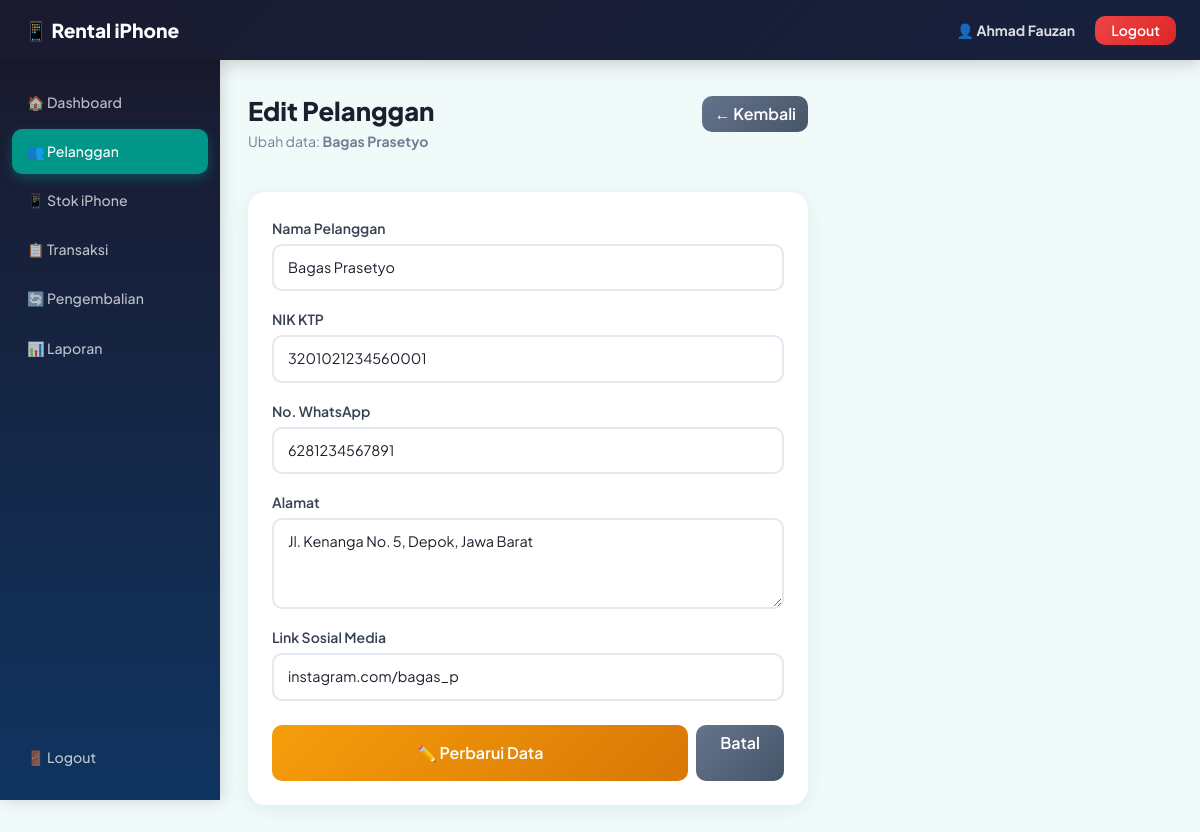
The page /pelanggan/edit.php?id=1 (signed in) on the database its author committed.
### tables this page shows
CREATE TABLE `pelanggan` (
  `id_pelanggan` int(11) NOT NULL,
  `nama_pelanggan` varchar(100) NOT NULL,
  `nik_ktp` varchar(16) NOT NULL,
  `no_wa` varchar(15) NOT NULL,
  `alamat` text NOT NULL,
  `link_sosmed` varchar(100) NOT NULL DEFAULT ''
);

### pelanggan/edit.php (the view, shortened to what this page needs)
<?php
include "../config/koneksi.php";
$id   = mysqli_real_escape_string($koneksi, $_GET['id']);
$data = mysqli_fetch_assoc(mysqli_query($koneksi, "SELECT * FROM pelanggan WHERE id_pelanggan='$id'"));
?>
<!DOCTYPE html>
<html lang="id">
<head>
    <link href="https://cdn.jsdelivr.net/npm/bootstrap@5.3.3/dist/css/bootstrap.min.css" rel="stylesheet">
    <link rel="stylesheet" href="../assets/css/style.css">
</head>
<body>
<nav class="navbar-custom">
    <a class="navbar-brand" href="#">📱 Rental iPhone</a>
    <div class="ms-auto">
        <span class="text-white">👤 <strong><?= htmlspecialchars($_SESSION['nama_admin']); ?></strong></span>
        <a href="../auth/logout.php" class="btn btn-danger btn-sm px-3 ms-2">Logout</a>
    </div>
</nav>
<div class="layout-wrapper">
    <div class="sidebar" id="sidebarMenu">
        <a href="../index.php">🏠 Dashboard</a>
        <a href="../pelanggan/index.php" class="active">👥 Pelanggan</a>
        <a href="../iphone/index.php">📱 Stok iPhone</a>
        <a href="../transaksi/index.php">📋 Transaksi</a>
        <a href="../pengembalian/index.php">🔄 Pengembalian</a>
        <a href="../laporan/index.php">📊 Laporan</a>
        <a href="../auth/logout.php" class="sidebar-logout">🚪 Logout</a>
    </div>
    <div class="main-content">
        <div style="max-width:560px; width:100%; margin-top:8px;">
            <div class="page-header">
                <div>
                    <h2>Edit Pelanggan</h2>
                    <p class="subtitle">Ubah data: <strong><?= htmlspecialchars($data['nama_pelanggan']); ?></strong></p>
                </div>
                <a href="index.php" class="btn btn-secondary">← Kembali</a>
            </div>
            <div class="card">
                <div class="card-body">
                    <form method="POST">
                        <div class="mb-3">
                            <label class="form-label">Nama Pelanggan</label>
                            <input type="text" name="nama" class="form-control" value="<?= htmlspecialchars($data['nama_pelanggan']); ?>" required>
                        </div>
                        <div class="mb-3">
                            <label class="form-label">NIK KTP</label>
                            <input type="text" name="nik" class="form-control" value="<?= htmlspecialchars($data['nik_ktp']); ?>" maxlength="16" required>
                        </div>
                        <div class="mb-3">
                            <label class="form-label">No. WhatsApp</label>
                            <input type="text" name="wa" class="form-control" value="<?= htmlspecialchars($data['no_wa']); ?>" required>
                        </div>
                        <div class="mb-3">
                            <label class="form-label">Alamat</label>
                            <textarea name="alamat" class="form-control" rows="3" required><?= htmlspecialchars($data['alamat']); ?></textarea>
                        </div>
                        <div class="mb-4">
                            <label class="form-label">Link Sosial Media</label>
                            <input type="text" name="link" class="form-control" value="<?= htmlspecialchars($data['link_sosmed']); ?>">
                        </div>
                        <div class="d-flex gap-2">
                            <button type="submit" name="update" class="btn btn-warning flex-grow-1 py-3 text-white">✏️ Perbarui Data</button>
                            <a href="index.php" class="btn btn-secondary px-4">Batal</a>
                        </div>
                    </form>
                </div>
            </div>
        </div>
    </div>
</div>
</body>
</html>

### assets/css/style.css (style rules this page uses)
:root { --primary: #009688; --primary-dark: #00796B; --secondary: #1a1a2e; --background: #f0faf9; --sidebar-width: 220px; --navbar-height: 60px; }
* { box-sizing: border-box; margin: 0; padding: 0; }
html { -webkit-text-size-adjust: 100%; }
body { font-family: 'Plus Jakarta Sans', 'Segoe UI', Arial, sans-serif; background: #f0faf9; color: #1a202c; min-height: 100vh; overflow-x: hidden; }
.navbar-custom { background: linear-gradient(135deg, #1a1a2e 0%, #16213e 100%) !important; min-height: var(--navbar-height); padding: 0 24px; display: flex; align-items: center; position: fixed; top: 0; left: 0; right: 0; z-index: 1000; box-shadow: 0 2px 20px rgba(0,0,0,0.2); gap: 14px; }
.navbar-custom .navbar-brand { color: white !important; font-weight: 800; font-size: 1.2rem; text-decoration: none; white-space: nowrap; }
.navbar-custom .ms-auto { margin-left: auto !important; display: flex; align-items: center; gap: 12px; }
.navbar-custom .text-white { color: rgba(255,255,255,0.85) !important; font-size: 0.875rem; }
.sidebar { position: fixed; top: var(--navbar-height); left: 0; width: var(--sidebar-width); height: calc(100vh - var(--navbar-height)); background: linear-gradient(180deg, #1a1a2e 0%, #0f3460 100%); padding: 20px 12px; display: flex !important; flex-direction: column; gap: 4px; overflow-y: auto; z-index: 900; box-shadow: 2px 0 15px rgba(0,0,0,0.15); transition: transform 0.3s ease; }
.sidebar a { display: flex !important; align-items: center; padding: 11px 14px; color: rgba(255,255,255,0.72) !important; text-decoration: none !important; border-radius: 10px; font-size: 0.88rem; font-weight: 500; transition: all 0.25s ease; border: 1px solid transparent; gap: 8px; }
.sidebar a.active { background: var(--primary) !important; color: white !important; box-shadow: 0 4px 12px rgba(0,150,136,0.4); }
.sidebar-logout { margin-top: auto !important; color: rgba(255,120,120,0.8) !important; }
.layout-wrapper { display: flex; padding-top: var(--navbar-height); min-height: 100vh; }
.main-content { margin-left: var(--sidebar-width); padding: 28px; flex: 1; min-height: calc(100vh - var(--navbar-height)); }
.page-header { display: flex; justify-content: space-between; align-items: flex-start; margin-bottom: 24px; }
.page-header h2 { font-size: 1.6rem; font-weight: 800; margin: 0 0 4px; color: #1a202c; }
.page-header .subtitle { color: #718096; font-size: 0.875rem; }
.card { border: none !important; border-radius: 18px !important; background: rgba(255,255,255,0.92) !important; box-shadow: 0 4px 20px rgba(0,150,136,0.1) !important; transition: transform 0.3s ease, box-shadow 0.3s ease; overflow: hidden; }
.card-body { padding: 24px; }
.btn { border-radius: 10px !important; font-weight: 600 !important; transition: all 0.25s !important; }
.btn-danger { background: linear-gradient(135deg,#ef4444,#dc2626) !important; border:none !important; }
.btn-warning { background: linear-gradient(135deg,#f59e0b,#d97706) !important; border:none !important; color:white !important; }
.btn-secondary { background: linear-gradient(135deg,#64748b,#475569) !important; border:none !important; color:white !important; }
.form-control, .form-select { border: 2px solid #e2e8f0 !important; border-radius: 10px !important; padding: 11px 14px !important; font-size: 0.9rem !important; background: rgba(255,255,255,0.9) !important; transition: all 0.25s !important; color: #1a202c !important; }
.form-label { font-weight: 600; font-size: 0.875rem; color: #374151; margin-bottom: 5px; }

### rows shown on the page
pelanggan: nama_pelanggan "Bagas Prasetyo", nama "Bagas Prasetyo", nik "3201021234560001", wa "6281234567891", alamat "Jl. Kenanga No. 5, Depok, Jawa Barat", link "instagram.com/bagas_p"

### other values the page prints
$_SESSION['nama_admin'] "Ahmad Fauzan"
